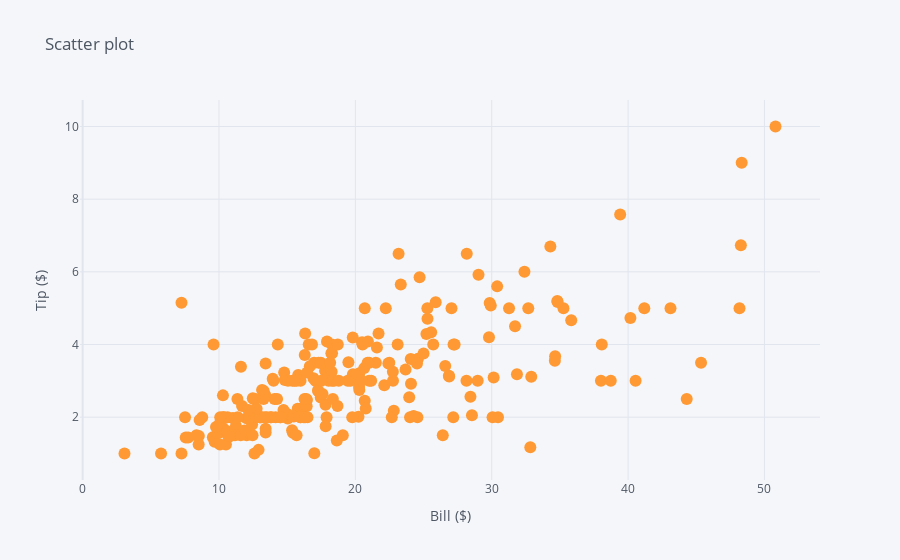

The notebook cell saved with this chart:
### Code cell
dataset.iplot(kind='scatter', x='total_bill', y='tip', mode='markers',
              title='Scatter plot', xTitle='Bill ($)', yTitle='Tip ($)')

### Figure 1 — Plotly figure (JSON) as saved in the notebook; plotly's stock layout.template omitted (floating-point values rounded to 4 significant figures; data arrays with more than 128 entries replaced by an {"elided": "..."} marker saying what was removed)
{"data": [{"line": {"color": "rgba(255, 153, 51, 1.0)", "dash": "solid", "shape": "linear", "width": 1.3}, "marker": {"size": 12, "symbol": "circle"}, "mode": "markers", "name": "tip", "text": "", "type": "scatter", "x": {"elided": "244 float values"}, "y": {"elided": "244 float values"}}], "layout": {"legend": {"bgcolor": "#F5F6F9", "font": {"color": "#4D5663"}}, "paper_bgcolor": "#F5F6F9", "plot_bgcolor": "#F5F6F9", "title": {"font": {"color": "#4D5663"}, "text": "Scatter plot"}, "xaxis": {"gridcolor": "#E1E5ED", "showgrid": true, "tickfont": {"color": "#4D5663"}, "title": {"font": {"color": "#4D5663"}, "text": "Bill ($)"}, "zerolinecolor": "#E1E5ED"}, "yaxis": {"gridcolor": "#E1E5ED", "showgrid": true, "tickfont": {"color": "#4D5663"}, "title": {"font": {"color": "#4D5663"}, "text": "Tip ($)"}, "zerolinecolor": "#E1E5ED"}}}
